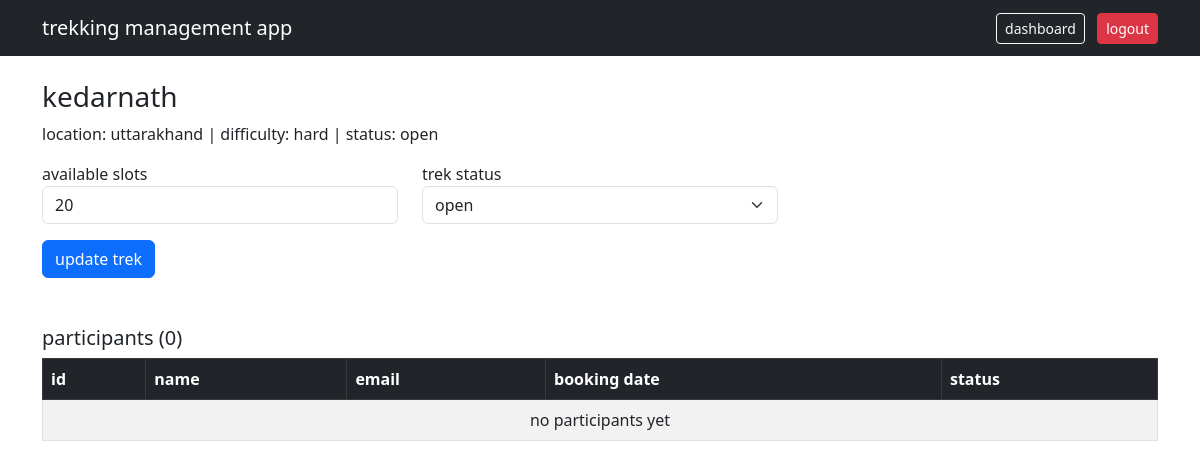
/staff/trek/1 (signed in), run on an earlier commit of the app's database.
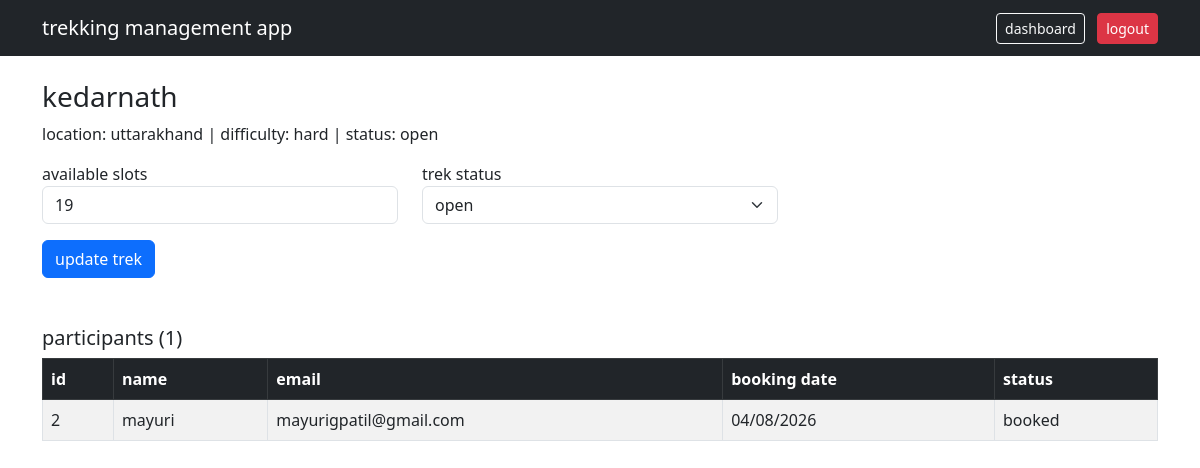
And on a later commit of the database.
### database.py (models this page shows)
class Trek(db.Model):
    __tablename__ = 'trek'
    id = db.Column(db.Integer, primary_key=True)
    name = db.Column(db.String(120), nullable=False)
    location = db.Column(db.String(120), nullable=False)
    difficulty = db.Column(db.String(20), nullable=False)
    duration = db.Column(db.Integer, nullable=False)
    available_slots = db.Column(db.Integer, nullable=False)
    status = db.Column(db.String(20), default='pending')
    start_date = db.Column(db.DateTime, nullable=True)
    end_date = db.Column(db.DateTime, nullable=True)
    assigned_staff_id = db.Column(db.Integer, db.ForeignKey('staff.id'), nullable=True)
    bookings = db.relationship('Booking', backref='trek', lazy=True)

class Booking(db.Model):
    __tablename__ = 'booking'
    id = db.Column(db.Integer, primary_key=True)
    user_id = db.Column(db.Integer, db.ForeignKey('user.id'), nullable=False)
    trek_id = db.Column(db.Integer, db.ForeignKey('trek.id'), nullable=False)
    booking_date = db.Column(db.DateTime, default=datetime.utcnow)
    status = db.Column(db.String(20), default='booked')

class User(db.Model):
    __tablename__ = 'user'
    id = db.Column(db.Integer, primary_key=True)
    name = db.Column(db.String(120), nullable=False)
    email = db.Column(db.String(120), unique=True, nullable=False)
    contact = db.Column(db.String(20), nullable=False)
    password_hash = db.Column(db.String(128), nullable=False)
    status = db.Column(db.String(20), default='active')
    bookings = db.relationship('Booking', backref='user', lazy=True)

### app.py (the view)
@app.route('/staff/trek/<int:trek_id>', methods=['GET', 'POST'])
def staff_manage_trek(trek_id):
    if session.get('role') != 'staff':
        return redirect(url_for('login'))
    trek = Trek.query.get_or_404(trek_id)
    if trek.assigned_staff_id != session['user_id']:
        flash('you are not assigned to this trek.', 'danger')
        return redirect(url_for('staff_dashboard'))
    if request.method == 'POST':
        trek.available_slots = int(request.form.get('available_slots'))
        trek.status = request.form.get('status')
        db.session.commit()
        flash('trek updated successfully.', 'success')
        return redirect(url_for('staff_manage_trek', trek_id=trek_id))
    bookings = Booking.query.filter_by(trek_id=trek_id).all()
    return render_template('staff/manage_trek.html', trek=trek, bookings=bookings)

### templates/staff/manage_trek.html (shortened to what this page needs)
<!DOCTYPE html>
<html lang="en">
<head>
    <link href="https://cdn.jsdelivr.net/npm/bootstrap@5.3.0-alpha1/dist/css/bootstrap.min.css" rel="stylesheet">
</head>
<body>
<nav class="navbar navbar-dark bg-dark">
    <div class="container">
        <a class="navbar-brand">trekking management app</a>
        <div>
            <a href="/staff/dashboard" class="btn btn-outline-light btn-sm me-2">dashboard</a>
            <a href="/logout" class="btn btn-danger btn-sm">logout</a>
        </div>
    </div>
</nav>
<div class="container mt-4">
    <h3>{{ trek.name }}</h3>
    <p>location: {{ trek.location }} | difficulty: {{ trek.difficulty }} | status: {{ trek.status }}</p>
    <form method="POST" class="mt-3">
        <div class="row">
            <div class="col-md-4 mb-3">
                <label>available slots</label>
                <input type="number" name="available_slots" value="{{ trek.available_slots }}" class="form-control">
            </div>
            <div class="col-md-4 mb-3">
                <label>trek status</label>
                <select name="status" class="form-select">
                    <option value="open" {% if trek.status == 'open' %}selected{% endif %}>open</option>
                </select>
            </div>
        </div>
        <button type="submit" class="btn btn-primary">update trek</button>
    </form>
    <h5 class="mt-5">participants ({{ bookings|length }})</h5>
    <table class="table table-bordered table-striped mt-2">
        <thead class="table-dark">
            <tr>
                <th>id</th>
                <th>name</th>
                <th>email</th>
                <th>booking date</th>
                <th>status</th>
            </tr>
        </thead>
        <tbody>
            {% for booking in bookings %}
            <tr>
                <td>{{ booking.user.id }}</td>
                <td>{{ booking.user.name }}</td>
                <td>{{ booking.user.email }}</td>
                <td>{{ booking.booking_date.strftime('%d/%m/%Y') }}</td>
                <td>{{ booking.status }}</td>
            </tr>
            {% else %}
            <tr>
                <td colspan="5" class="text-center">no participants yet</td>
            </tr>
            {% endfor %}
        </tbody>
    </table>
</div>
</body>
</html>

What changed in the data, as far as the page shows it:
changed Trek "kedarnath": available_slots "20" → "19"
added Booking: user.id "2", user.name "mayuri", user.email "mayurigpatil@gmail.com", booking_date "04/08/2026", status "booked"
Also different on the page:
{{ bookings|length }}: "0" → "1"
text no longer shown: "no participants yet"
